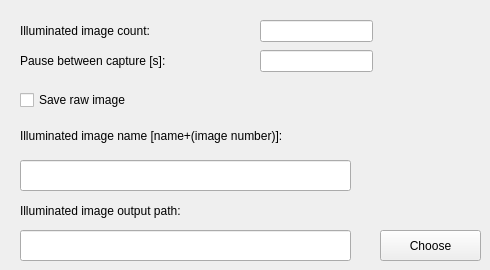
    <widget class="QWidget" name="tab_2">
     <attribute name="title">
      <string>Capture Settings</string>
     </attribute>
     <widget class="QLabel" name="label_8">
      <property name="geometry">
       <rect>
        <x>20</x>
        <y>20</y>
        <width>201</width>
        <height>21</height>
       </rect>
      </property>
      <property name="text">
       <string>Illuminated image count:</string>
      </property>
     </widget>
     <widget class="QLabel" name="label_9">
      <property name="geometry">
       <rect>
        <x>20</x>
        <y>50</y>
        <width>211</width>
        <height>21</height>
       </rect>
      </property>
      <property name="text">
       <string>Pause between capture [s]:</string>
      </property>
     </widget>
     <widget class="QLabel" name="label_10">
      <property name="geometry">
       <rect>
        <x>20</x>
        <y>200</y>
        <width>261</width>
        <height>21</height>
       </rect>
      </property>
      <property name="text">
       <string>Illuminated image output path:</string>
      </property>
     </widget>
     <widget class="QLineEdit" name="lineEdit_7">
      <property name="geometry">
       <rect>
        <x>20</x>
        <y>230</y>
        <width>331</width>
        <height>31</height>
       </rect>
      </property>
     </widget>
     <widget class="QLineEdit" name="lineEdit_8">
      <property name="geometry">
       <rect>
        <x>260</x>
        <y>20</y>
        <width>113</width>
        <height>22</height>
       </rect>
      </property>
     </widget>
     <widget class="QLineEdit" name="lineEdit_9">
      <property name="geometry">
       <rect>
        <x>260</x>
        <y>50</y>
        <width>113</width>
        <height>22</height>
       </rect>
      </property>
     </widget>
     <widget class="QLineEdit" name="lineEdit_14">
      <property name="geometry">
       <rect>
        <x>20</x>
        <y>160</y>
        <width>331</width>
        <height>31</height>
       </rect>
      </property>
      <property name="text">
       <string/>
      </property>
     </widget>
     <widget class="QLabel" name="label_15">
      <property name="geometry">
       <rect>
        <x>20</x>
        <y>120</y>
        <width>451</width>
        <height>31</height>
       </rect>
      </property>
      <property name="text">
       <string>Illuminated image name [name+(image number)]:</string>
      </property>
     </widget>
     <widget class="QPushButton" name="pushButton_3">
      <property name="geometry">
       <rect>
        <x>380</x>
        <y>230</y>
        <width>101</width>
        <height>31</height>
       </rect>
      </property>
      <property name="text">
       <string>Choose</string>
      </property>
     </widget>
     <widget class="QCheckBox" name="checkBox_4">
      <property name="geometry">
       <rect>
        <x>20</x>
        <y>90</y>
        <width>281</width>
        <height>20</height>
       </rect>
      </property>
      <property name="text">
       <string>Save raw image</string>
      </property>
     </widget>
    </widget>
